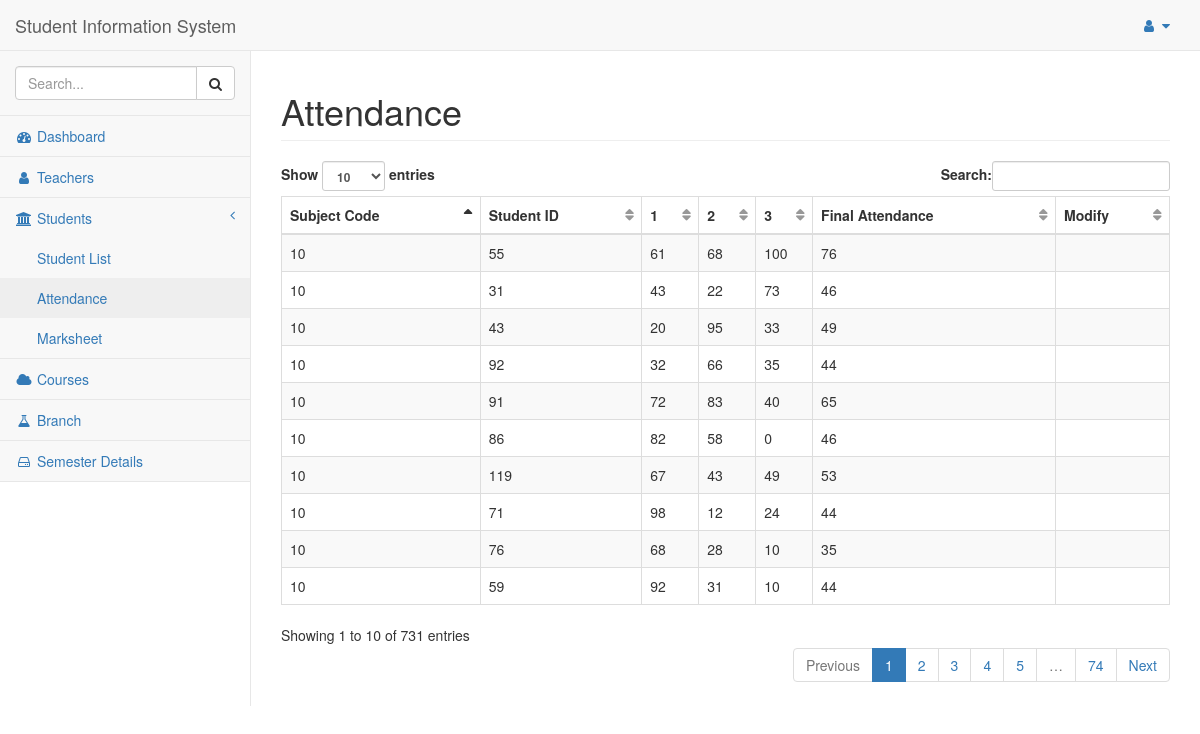
Screenshot of /attendance (signed in) with the database file from the repository.
### tables this page shows
CREATE TABLE Attendance
(
 sub_code         integer NOT NULL ,
student_id teger NOT NULL,
 a1               integer unsigned NULL ,
 a2               integer unsigned NULL ,
 a3               integer unsigned NULL ,
 final_attendance integer unsigned NULL ,
PRIMARY KEY (sub_code, student_id),
FOREIGN KEY (student_id) REFERENCES Student (student_id) ON DELETE CASCADE ON UPDATE CASCADE,
FOREIGN KEY (sub_code) REFERENCES Subject (sub_code) ON DELETE CASCADE ON UPDATE CASCADE
);

### flaskapp.py (the view)
@app.route("/attendance")
def attendance():
    global ID
    if not session.get('logged_in'):
        return login()
    else:
        entry_list = query_db("SELECT * FROM Attendance", [])
        return render_template("attendance.html", id=ID, entry_list=entry_list)

### flaskapp.py (called while the page is built)
def get_db():
    db = getattr(g, '_database', None)
    if db is None:
        db = g._database = sqlite3.connect(DATABASE)
        db.create_function('avg', 3, average)
        db.row_factory = sqlite3.Row
    return db

def query_db(query: object, args: object, one: object = False) -> object:
    cur = get_db().execute(query, args)
    rv = cur.fetchall()
    cur.close()
    return (rv[0] if rv else None) if one else rv

@app.teardown_appcontext
def close_connection(exception):
    db = getattr(g, '_database', None)
    if db is not None:
        db.close()

### templates/attendance.html
{% extends "base.html" %}
{% block title %}Attendance{% endblock %}
{% block content %}
<table class="table table-striped table-bordered table-hover dataTables no-footer dtr-inline collapsed" style="width: 100%;" id="dataTables">
  <thead>
    <tr>
      <th scope="col">Subject Code</th>
      <th scope="col">Student ID</th>
      <th scope="col"><strong>1</strong></th>
      <th scope="col"><strong>2</strong></th>
      <th scope="col"><strong>3</strong></th>
      <th scope="col">Final Attendance</th>
      <th scope="col">Modify</th>
    </tr>
  </thead>
  {% for entry in entry_list: %}
  <tr>
    <td>{{ entry['sub_code'] }}</td>
    <td>{{ entry['student_id'] }}</td>
    <td>{{ entry['a1'] }}</td>
    <td>{{ entry['a2'] }}</td>
    <td>{{ entry['a3'] }}</td>
    <td>{{ entry['final_attendance'] }}</td>
    <td>
    </td>
  </tr>
  {% endfor %}
</table>
{% endblock content %}

### rows the page displays
Attendance: sub_code "10", student_id "55", a1 "61", a2 "68", a3 "100", final_attendance "76"
Attendance: sub_code "10", student_id "31", a1 "43", a2 "22", a3 "73", final_attendance "46"
Attendance: sub_code "10", student_id "43", a1 "20", a2 "95", a3 "33", final_attendance "49"
Attendance: sub_code "10", student_id "92", a1 "32", a2 "66", a3 "35", final_attendance "44"
Attendance: sub_code "10", student_id "91", a1 "72", a2 "83", a3 "40", final_attendance "65"
Attendance: sub_code "10", student_id "86", a1 "82", a2 "58", a3 "0", final_attendance "46"
Attendance: sub_code "10", student_id "119", a1 "67", a2 "43", a3 "49", final_attendance "53"
Attendance: sub_code "10", student_id "71", a1 "98", a2 "12", a3 "24", final_attendance "44"
Attendance: sub_code "10", student_id "76", a1 "68", a2 "28", a3 "10", final_attendance "35"
Attendance: sub_code "10", student_id "59", a1 "92", a2 "31", a3 "10", final_attendance "44"
